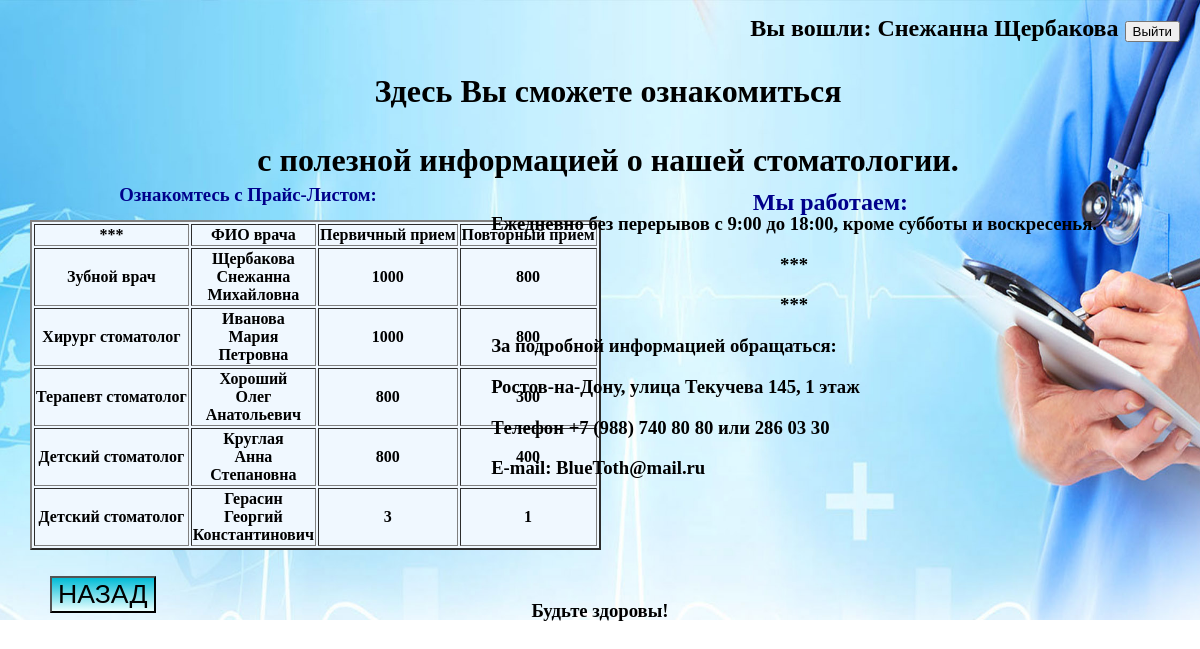
The app's page /helpful_information/ (signed in) with its own data.
### avtoriz/models.py (models this page shows)
class UserPeople(AbstractUser):
    number = models.IntegerField(null=True)
    seria = models.IntegerField(null=True)
    middleName = models.CharField(max_length=30)

### all/models.py (models this page shows, shortened)
class Vrach(models.Model):
    FK_People = models.ForeignKey(People)
    FK_position = models.ForeignKey(Dolzhnost)
    price_ferst = models.IntegerField(default=0, verbose_name='Цена первичного приема')
    price_second = models.IntegerField(default=0, verbose_name='Цена повторного приема')
    smena = models.ManyToManyField(Smena)
    interval_of_work = models.IntegerField(default=30)

class Dolzhnost(models.Model):
    position = models.CharField(max_length=50, verbose_name='Должность')

class People(models.Model):
    number_pasport = models.IntegerField(verbose_name='Номер паспорта')
    seria_pasport = models.IntegerField(verbose_name='Серия паспорта')
    familia = models.TextField(max_length=20, verbose_name='Фамилия')
    imya = models.TextField(max_length=20, verbose_name='Имя')
    otchestvo = models.TextField(max_length=20, verbose_name = 'Отчество')
    parol = models.IntegerField(verbose_name='Пароль')
    class Meta:
        unique_together = ('number_pasport', 'seria_pasport')

### all/views.py (the view)
# urls.py: url(r'^helpful_information/', views.helpful_information),
def helpful_information(request):
    doctors = Vrach.objects.all()
    if request.user is None or isinstance(request.user, AnonymousUser):
        return redirect('/')
    return HttpResponse(render(request, 'helpful_information.html', {
        'doctors': doctors,
        'is_loged': True,
        'user': request.user
    }))

### all/templates/helpful_information.html (shortened to what this page needs)
{% extends "base.html" %}
{% block menu %}
<h1 class = "center_text"> <p> Здесь Вы сможете ознакомиться </p>
   <p>  с полезной информацией о нашей стоматологии. </p>    </h1>
<h3>
<p Id = "price_list">
    Ознакомтесь с Прайс-Листом:
</p> </h3>
{% block style %}
.button_container
    {
        position: absolute;
        width: 100%;
        /*height:100%;*/
        top: 340px;
        left: 50px;
        margin-top: 220px;
        text-align: left;
        border: 4px;
    }
    .button_container input
    {
        font-size: 20pt;
        background: -webkit-gradient(linear, 0 0, 0 100%, from(#00BBD6), to(#EBFFFF));
    }
{% endblock %}
<h2 id="table">
        <table border="2" class="text_in_table">
            <b>
            <tr>
                <td>***</td>
                <td>ФИО врача</td>
                <td>Первичный прием</td>
                <td>Повторный прием</td>
             </tr>
            {% for x in doctors %}
            <tr>
                <td>
                   {{ x.FK_position.position }}<br>
                </td>
                <td>
                    {{ x.FK_People.familia }}<br>
                    {{ x.FK_People.imya }}<br>
                    {{ x.FK_People.otchestvo }}<br>
                </td>
                <td>
                    {{ x.price_ferst }}<br>
                </td>
                <td>
                    {{ x.price_second }}<br>
                </td>
            {% endfor %}
            </tr>
                </b>
        </table>
</h2>
<h2><p id="inf_work">Мы работаем:</p></h2>
<table class="text_information">
    <tr>
        <td>
            <h3>
            <p>Ежедневно без перерывов с 9:00 до 18:00, кроме субботы и воскресенья.</p>
               <center> <p> ***</p>
                        <p> ***</p>
               </center>
            <p>За подробной информацией обращаться:</p>
            <p>Ростов-на-Дону, улица Текучева 145, 1 этаж</p>
            <p>Tелефон +7 (988) 740 80 80 или 286 03 30</p>
            <p>E-mail: BlueToth@mail.ru</p>
            </h3>
        </td>
    </tr>
</table>
<div class="button_container">
    <p> <a href="/lk" ><input type="button" value="НАЗАД"></a> </p> </div>
{% endblock %}

### all/templates/base.html (shortened to what this page needs)
{% load static %}
<html lang="en">
<head>
        <link rel = "stylesheet" href="style.css">
</head>
<body>
{% if is_loged %}
    <form class = "login" action="/logout/" method="POST">
        <label> <b> <font size="5"> Вы вошли: {{ user.first_name }} {{ user.last_name }} </font> </b></label>
        <input value="Выйти" type="submit"/>
    </form>
{% else %}
<form class = "login" action="." method="POST">
    {{ form }}
    <input value="Зайти" type="submit"/>
</form>
{% endif %}
{% block menu %}
{% endblock %}
<h3 id="budte_zdorovy"><b>Будьте здоровы!</b></h3>
</body>
</html>

### records on screen
UserPeople: first_name "Снежанна", last_name "Щербакова"
Vrach: FK_position.position "Зубной врач", FK_People.familia "Щербакова", FK_People.imya "Снежанна", FK_People.otchestvo "Михайловна", price_ferst "1000", price_second "800"
Vrach: FK_position.position "Хирург стоматолог", FK_People.familia "Иванова", FK_People.imya "Мария", FK_People.otchestvo "Петровна", price_ferst "1000", price_second "800"
Vrach: FK_position.position "Терапевт стоматолог", FK_People.familia "Хороший", FK_People.imya "Олег", FK_People.otchestvo "Анатольевич", price_ferst "800", price_second "300"
Vrach: FK_position.position "Детский стоматолог", FK_People.familia "Круглая", FK_People.imya "Анна", FK_People.otchestvo "Степановна", price_ferst "800", price_second "400"
Vrach: FK_position.position "Детский стоматолог", FK_People.familia "Герасин", FK_People.imya "Георгий", FK_People.otchestvo "Константинович", price_ferst "3", price_second "1"
